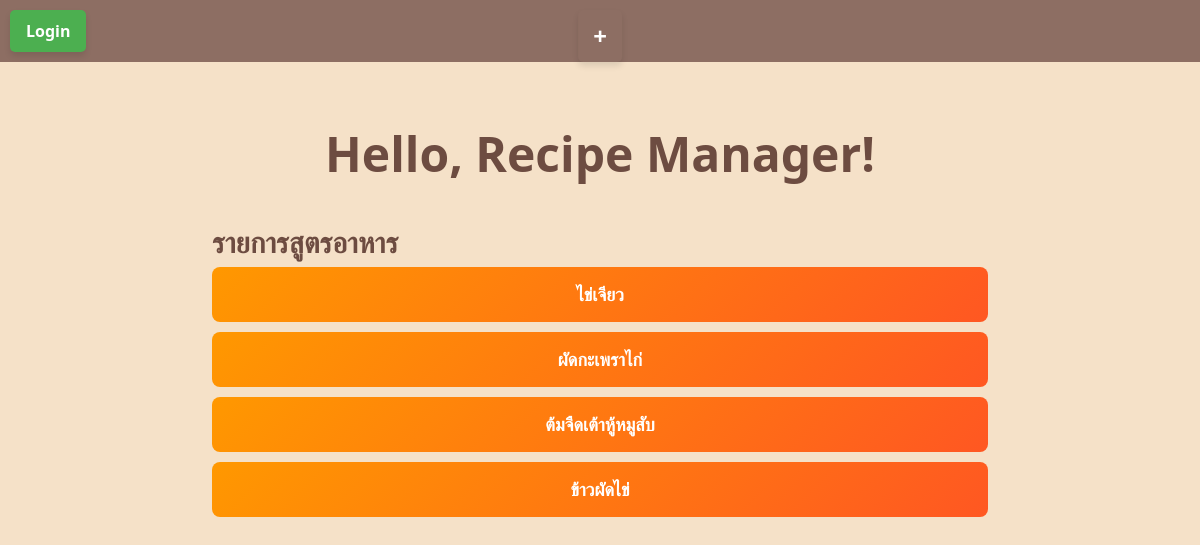
Before: / with the older database file.
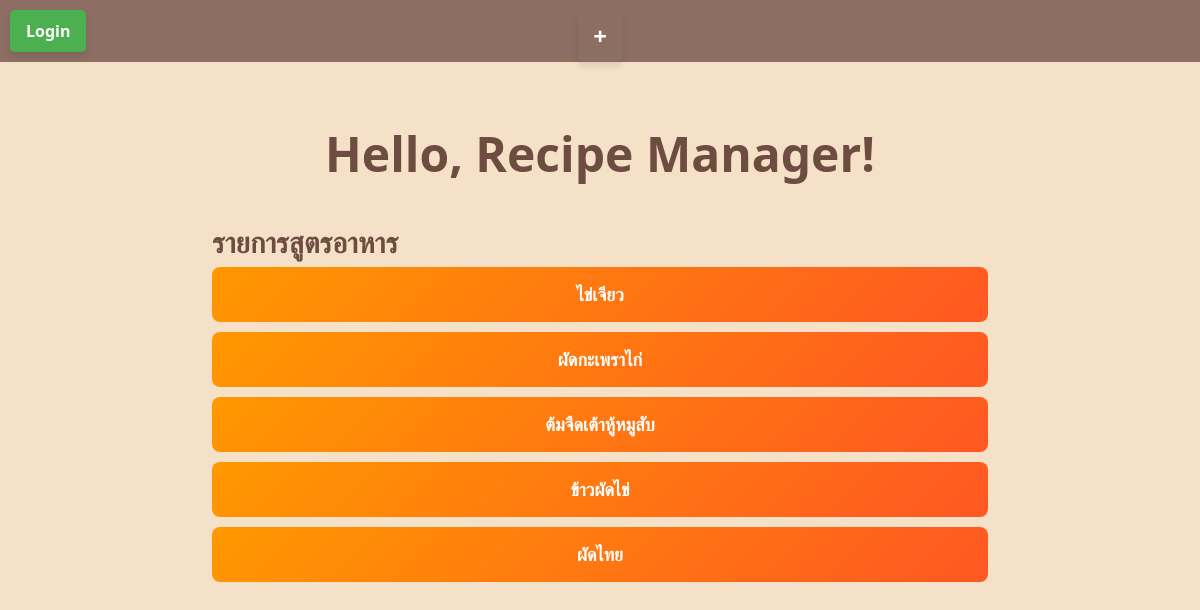
After: the same page with the newer database file.
### recipe_manager/app.py (models this page shows)
class Recipe(db.Model):
    id = db.Column(db.Integer, primary_key=True)
    name = db.Column(db.String(100), nullable=False)
    ingredients = db.Column(db.Text, nullable=False)
    instructions = db.Column(db.Text, nullable=False)
    user_id = db.Column(db.Integer, db.ForeignKey("user.id"), nullable=False)
    user = db.relationship("User", backref=db.backref("recipes", lazy=True))

### recipe_manager/app.py (the view)
@app.route("/")
def home():
    recipes = Recipe.query.all()
    recipe_list = []
    for recipe in recipes:
        recipe_list.append(
            {
                "name": recipe.name,
                "link": url_for("view_recipe", recipe_id=recipe.id),
            }
        )
    return render_template("index.html", recipes=recipe_list)

### recipe_manager/templates/index.html (shortened to what this page needs)
<!DOCTYPE html>
<html lang="en">
<head>
    <link href="https://cdn.jsdelivr.net/npm/bootstrap@5.3.0/dist/css/bootstrap.min.css" rel="stylesheet">
</head>
<body>
    <div class="navbar">
        <a href="{{ url_for('add_recipe') }}" class="add-btn">+</a>
        {% if current_user.is_authenticated %}
        <a href="{{ url_for('account') }}" class="btn account-btn">Account</a>
        {% else %}
        <a href="{{ url_for('login') }}" class="btn login-btn">Login</a>
        {% endif %}
    </div>
    <h1>Hello, Recipe Manager!</h1>
    <div class="content container mt-4">
        <h2>รายการสูตรอาหาร</h2>
        {% if recipes %}
        <ul class="list-group">
            {% for recipe in recipes %}
            <li class="list-group-item recipe-item">
                <a href="{{ recipe.link }}" class="recipe-btn">{{ recipe.name }}</a>
            </li>
            {% endfor %}
        </ul>
        {% else %}
        <p>ยังไม่มีสูตรอาหาร</p>
        {% endif %}
    </div>
</body>
</html>

### recipe_manager/templates/index.html (style rules this page uses)
body { background-color: #f5e1c8; height: 100vh; display: flex; flex-direction: column; align-items: center; margin: 0; }
.navbar { position: fixed; top: 0; width: 100%; background-color: #8d6e63; padding: 10px; display: flex; justify-content: space-between; align-items: center; }
.add-btn { position: absolute; top: 10px; left: 50%; transform: translateX(-50%); color: white; text-decoration: none; font-size: 24px; font-weight: bold; background-color: #8d6e63; padding: 8px 15px; border-radius: 5px; border: none; box-shadow: 0 4px 6px rgba(0, 0, 0, 0.1); transition: 0.3s; }
.login-btn { background-color: #4caf50; color: white; padding: 8px 15px; border-radius: 5px; text-decoration: none; font-weight: bold; box-shadow: 0 4px 6px rgba(0, 0, 0, 0.1); transition: 0.3s; }
h1 { font-size: 3rem; font-weight: bold; color: #6d4c41; margin-top: 125px; }
h2 { font-size: 1.8rem; font-weight: bold; color: #6d4c41; margin-top: 10px; }
.content { margin-top: 200px; width: 100%; max-width: 800px; }
.recipe-item { background: none; border: none; padding: 0; margin-bottom: 10px; }
.recipe-btn { display: block; width: 100%; text-align: center; font-size: 18px; font-weight: bold; text-decoration: none; background: linear-gradient(135deg, #ff9800, #ff5722); color: white; padding: 14px; border-radius: 8px; transition: 0.3s; }

Changed rows visible on the page:
added Recipe: name "ผัดไทย"
